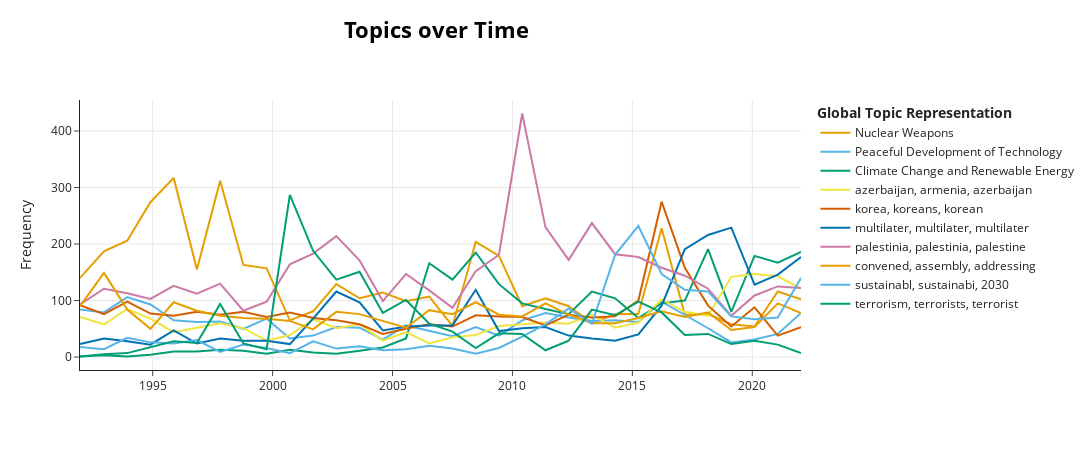

Notebook cell for this chart:
### Code cell
topic_model.visualize_topics_over_time(topics_over_time, top_n_topics=10, custom_labels=True)

### Figure 1 — Plotly figure (JSON) as saved in the notebook; plotly's stock layout.template omitted (floating-point values rounded to 4 significant figures)
{"data": [{"hoverinfo": "text", "hovertext": ["<b>Topic 0</b><br>Words: disarmament, nuclear, treaty, deterrence, weapons", "<b>Topic 0</b><br>Words: nuclear, disarmament, treaty, uranium, proliferation", "<b>Topic 0</b><br>Words: disarmament, treaty, treaties, nuclear, atomic", "<b>Topic 0</b><br>Words: treaty, nuclear, disarmament, hiroshima, proliferation", "<b>Topic 0</b><br>Words: disarmament, nuclear, treaty, proliferation, atomic", "<b>Topic 0</b><br>Words: treaty, nuclear, disarmament, proliferation, atomic", "<b>Topic 0</b><br>Words: treaty, nuclear, disarmament, proliferation, fissionable", "<b>Topic 0</b><br>Words: disarmament, nuclear, treaty, proliferation, atomic", "<b>Topic 0</b><br>Words: nuclear, disarmament, treaty, proliferation, atomic", "<b>Topic 0</b><br>Words: nuclear, treaty, disarmament, nuclearization, safeguards", "<b>Topic 0</b><br>Words: disarmament, nuclear, treaty, proliferation, deterrence", "<b>Topic 0</b><br>Words: disarmament, nuclear, treaty, proliferation, wmd", "<b>Topic 0</b><br>Words: nuclear, disarmament, treaty, proliferation, wmds", "<b>Topic 0</b><br>Words: disarmament, nuclear, treaty, treaties, uranium", "<b>Topic 0</b><br>Words: disarmament, treaty, nuclear, proliferation, peaceful", "<b>Topic 0</b><br>Words: disarmament, treaty, nuclear, proliferation, wmd", "<b>Topic 0</b><br>Words: treaty, nuclear, disarmament, proliferation, containment", "<b>Topic 0</b><br>Words: disarmament, nuclear, treaty, proliferation, strategic", "<b>Topic 0</b><br>Words: nuclear, treaty, disarmament, proliferation, peaceful", "<b>Topic 0</b><br>Words: nuclear, disarmament, proliferation, treaty, detonated", "<b>Topic 0</b><br>Words: disarmament, nuclear, treaty, proliferation, hiroshima", "<b>Topic 0</b><br>Words: disarmament, nuclear, treaty, proliferation, missiles", "<b>Topic 0</b><br>Words: nuclear, disarmament, treaty, hiroshima, proliferation", "<b>Topic 0</b><br>Words: disarmament, nuclear, treaty, hiroshima, proliferation", "<b>Topic 0</b><br>Words: nuclear, disarmament, proliferation, treaty, treaties", "<b>Topic 0</b><br>Words: nuclear, disarmament, treaty, missiles, proliferation", "<b>Topic 0</b><br>Words: treaty, disarmament, nuclear, treaties, proliferation", "<b>Topic 0</b><br>Words: nuclear, treaty, disarmament, ratification, proliferation", "<b>Topic 0</b><br>Words: disarmament, nuclear, treaty, hiroshima, proliferation", "<b>Topic 0</b><br>Words: disarmament, nukes, nuclear, treaty, treaties", "<b>Topic 0</b><br>Words: disarmament, nuclear, treaty, hiroshima, proliferation", "<b>Topic 0</b><br>Words: treaty, disarmament, nukes, nuclear, proliferation"], "marker": {"color": "#E69F00"}, "mode": "lines", "name": "Nuclear Weapons", "type": "scatter", "x": [1992.0, 1993.0, 1994.0, 1995.0, 1996.0, 1997.0, 1998.0, 1999.0, 2000.0, 2001.0, 2002.0, 2003.0, 2004.0, 2005.0, 2006.0, 2007.0, 2008.0, 2008.0, 2009.0, 2010.0, 2011.0, 2012.0, 2013.0, 2014.0, 2015.0, 2016.0, 2017.0, 2018.0, 2019.0, 2020.0, 2021.0, 2022.0], "y": [140, 187, 206, 274, 317, 155, 312, 163, 157, 65, 81, 129, 104, 114, 99, 107, 55, 204, 179, 90, 104, 90, 60, 76, 76, 228, 75, 76, 58, 54, 116, 102]}, {"hoverinfo": "text", "hovertext": ["<b>Topic 12</b><br>Words: peace, peaceful, prosperity, sustainable, mankind", "<b>Topic 12</b><br>Words: peacemaking, peace, peaceful, prosperity, sustainable", "<b>Topic 12</b><br>Words: peace, peaceful, sustainable, prosperity, development", "<b>Topic 12</b><br>Words: peace, peaceful, sustainable, prosperity, development", "<b>Topic 12</b><br>Words: peace, peaceful, civilization, sustainable, disarmament", "<b>Topic 12</b><br>Words: peace, peaceful, sustainable, livelihood, deprivations", "<b>Topic 12</b><br>Words: peace, peaceful, tranquillity, sustainable, humankind", "<b>Topic 12</b><br>Words: peacemaking, peace, peaceful, sustainable, underdevelopment", "<b>Topic 12</b><br>Words: peace, peaceful, sustainable, development, prosperity", "<b>Topic 12</b><br>Words: peace, peaceful, sustainable, globalization, achieving", "<b>Topic 12</b><br>Words: peace, sustainable, development, peaceful, prosperity", "<b>Topic 12</b><br>Words: peace, peaceful, prosperity, culture, achieving", "<b>Topic 12</b><br>Words: peace, peaceful, sustainable, development, prosperity", "<b>Topic 12</b><br>Words: peace, peaceful, humankind, disarmament, development", "<b>Topic 12</b><br>Words: peace, peaceful, development, sustainable, tranquillity", "<b>Topic 12</b><br>Words: peacebuilding, peace, peaceful, iran, sustainable", "<b>Topic 12</b><br>Words: peaceful, peace, sustainability, sustainable, development", "<b>Topic 12</b><br>Words: peacebuilding, peace, technology, peaceful, sustainable", "<b>Topic 12</b><br>Words: peace, peaceful, prosperity, underdevelopment, sustainable", "<b>Topic 12</b><br>Words: peace, peaceful, sustainable, tolerant, tranquillity", "<b>Topic 12</b><br>Words: peaceful, peace, peacebuilders, sustainable, sustainability", "<b>Topic 12</b><br>Words: peace, peaceful, sustainable, security, sustainment", "<b>Topic 12</b><br>Words: sustainable, peaceful, peace, prosperity, unrest", "<b>Topic 12</b><br>Words: peace, peaceful, sustainable, 2030, prosperity", "<b>Topic 12</b><br>Words: sustainable, peaceful, peace, development, sustaining", "<b>Topic 12</b><br>Words: sustainable, peaceful, peace, sustaining, prosperity", "<b>Topic 12</b><br>Words: peaceful, peace, sustainable, societies, prosperity", "<b>Topic 12</b><br>Words: sustainable, peaceful, peace, development, achieving", "<b>Topic 12</b><br>Words: peace, peaceful, extremism, development, sustainable", "<b>Topic 12</b><br>Words: peaceful, peace, societies, civilizations, modernization", "<b>Topic 12</b><br>Words: peacemaking, peace, peaceful, prosperity, unite", "<b>Topic 12</b><br>Words: sustainable, sustainability, peace, peaceful, 2030"], "marker": {"color": "#56B4E9"}, "mode": "lines", "name": "Peaceful Development of Technology", "type": "scatter", "x": [1992.0, 1993.0, 1994.0, 1995.0, 1996.0, 1997.0, 1998.0, 1999.0, 2000.0, 2001.0, 2002.0, 2003.0, 2004.0, 2005.0, 2006.0, 2007.0, 2008.0, 2008.0, 2009.0, 2010.0, 2011.0, 2012.0, 2013.0, 2014.0, 2015.0, 2016.0, 2017.0, 2018.0, 2019.0, 2020.0, 2021.0, 2022.0], "y": [84, 79, 106, 93, 65, 62, 63, 50, 68, 33, 38, 53, 52, 31, 56, 46, 37, 53, 38, 65, 78, 70, 64, 65, 62, 98, 75, 51, 26, 31, 41, 78]}, {"hoverinfo": "text", "hovertext": ["<b>Topic 13</b><br>Words: climate, greenhouse, warming, emissions, sustainable", "<b>Topic 13</b><br>Words: climate, renewables, warming, emissions, renewable", "<b>Topic 13</b><br>Words: climate, warming, sustainable, greenhouse, environment", "<b>Topic 13</b><br>Words: climate, sustainable, warming, renewables, renewable", "<b>Topic 13</b><br>Words: renewables, renewable, climate, warming, emissions", "<b>Topic 13</b><br>Words: emissions, kyoto, climate, warming, polluting", "<b>Topic 13</b><br>Words: renewable, emissions, kyoto, sustainable, warming", "<b>Topic 13</b><br>Words: renewables, renewable, fuels, emissions, kyoto", "<b>Topic 13</b><br>Words: renewables, renewable, kyoto, emissions, greenhouse", "<b>Topic 13</b><br>Words: climate, warming, greenhouse, sustainable, emissions", "<b>Topic 13</b><br>Words: renewables, renewable, sustainable, fuels, kyoto", "<b>Topic 13</b><br>Words: climate, renewables, emissions, warming, sustainable", "<b>Topic 13</b><br>Words: renewables, renewable, energy, warming, fuels", "<b>Topic 13</b><br>Words: renewable, emissions, greenhouse, mitigation, kyoto", "<b>Topic 13</b><br>Words: renewables, renewable, sustainable, geothermal, energy", "<b>Topic 13</b><br>Words: renewables, renewable, sustainable, fuels, biofuels", "<b>Topic 13</b><br>Words: renewables, renewable, emissions, fuels, sustainable", "<b>Topic 13</b><br>Words: renewables, renewable, sustainable, climate, emissions", "<b>Topic 13</b><br>Words: renewables, renewable, sustainable, emissions, fuels", "<b>Topic 13</b><br>Words: renewables, renewable, sustainable, environmentally, warming", "<b>Topic 13</b><br>Words: renewables, renewable, sustainable, sustainability, energy", "<b>Topic 13</b><br>Words: renewables, renewable, sustainable, emissions, environmental", "<b>Topic 13</b><br>Words: renewables, renewable, sustainable, emissions, energy", "<b>Topic 13</b><br>Words: renewables, renewable, sustainable, warming, climate", "<b>Topic 13</b><br>Words: renewable, hydroelectricity, geothermal, hydroelectric, energy", "<b>Topic 13</b><br>Words: renewables, renewable, geothermal, greenhouse, sustainable", "<b>Topic 13</b><br>Words: renewables, renewable, sustainable, climate, warming", "<b>Topic 13</b><br>Words: renewables, renewable, climate, warming, sustainable", "<b>Topic 13</b><br>Words: climate, warming, renewables, renewable, sustainable", "<b>Topic 13</b><br>Words: renewables, renewable, warming, fuels, climate", "<b>Topic 13</b><br>Words: renewables, renewable, fuels, sustainable, hydroelectricity", "<b>Topic 13</b><br>Words: renewables, renewable, sustainable, warming, emissions"], "marker": {"color": "#009E73"}, "mode": "lines", "name": "Climate Change and Renewable Energy", "type": "scatter", "x": [1992.0, 1993.0, 1994.0, 1995.0, 1996.0, 1997.0, 1998.0, 1999.0, 2000.0, 2001.0, 2002.0, 2003.0, 2004.0, 2005.0, 2006.0, 2007.0, 2008.0, 2008.0, 2009.0, 2010.0, 2011.0, 2012.0, 2013.0, 2014.0, 2015.0, 2016.0, 2017.0, 2018.0, 2019.0, 2020.0, 2021.0, 2022.0], "y": [1, 3, 1, 4, 10, 10, 13, 11, 6, 13, 8, 6, 11, 17, 33, 166, 137, 185, 129, 95, 85, 76, 116, 104, 69, 95, 100, 191, 80, 179, 167, 186]}, {"hoverinfo": "text", "hovertext": ["<b>Topic 68</b><br>Words: armenia, azerbaijan, azerbaijani, azerbaijanis, armenian", "<b>Topic 68</b><br>Words: armenia, azerbaijan, azerbaijani, armenian, azerbaijanis", "<b>Topic 68</b><br>Words: armenia, azerbaijani, azerbaijan, azerbaijanis, karabakh", "<b>Topic 68</b><br>Words: armenia, azerbaijan, azerbaijani, azerbaijanis, armenian", "<b>Topic 68</b><br>Words: armenia, azerbaijan, armenian, azerbaijani, armenians", "<b>Topic 68</b><br>Words: armenia, azerbaijan, azerbaijani, azerbaijanis, armenian", "<b>Topic 68</b><br>Words: armenia, azerbaijan, azerbaijani, azerbaijanis, armenian", "<b>Topic 68</b><br>Words: armenia, armenian, azerbaijan, armenians, azerbaijani", "<b>Topic 68</b><br>Words: armenia, azerbaijan, azerbaijani, caucasus, armenian", "<b>Topic 68</b><br>Words: azerbaijan, azerbaijani, armenia, azerbaijanis, caucasus", "<b>Topic 68</b><br>Words: azerbaijan, armenia, azerbaijani, azerbaijanis, armenian", "<b>Topic 68</b><br>Words: armenia, azerbaijan, azerbaijani, azerbaijanis, armenian", "<b>Topic 68</b><br>Words: azerbaijan, azerbaijani, armenia, azerbaijanis, armenian", "<b>Topic 68</b><br>Words: armenia, azerbaijan, azerbaijani, azerbaijanis, armenian", "<b>Topic 68</b><br>Words: azerbaijani, azerbaijan, armenia, armenians, armenian", "<b>Topic 68</b><br>Words: azerbaijan, azerbaijani, armenia, armenian, armenians", "<b>Topic 68</b><br>Words: azerbaijan, azerbaijani, armenia, baku, armenian", "<b>Topic 68</b><br>Words: armenia, azerbaijan, azerbaijani, azerbaijanis, caucasus", "<b>Topic 68</b><br>Words: azerbaijan, azerbaijani, armenia, azerbaijanis, armenian", "<b>Topic 68</b><br>Words: azerbaijan, armenia, azerbaijani, azerbaijanis, armenian", "<b>Topic 68</b><br>Words: azerbaijan, azerbaijani, armenia, azerbaijanis, armenian", "<b>Topic 68</b><br>Words: azerbaijan, azerbaijani, azerbaijanis, armenia, caucasus", "<b>Topic 68</b><br>Words: azerbaijan, azerbaijani, armenia, azerbaijanis, caucasus", "<b>Topic 68</b><br>Words: armenia, azerbaijan, azerbaijani, azerbaijanis, armenian", "<b>Topic 68</b><br>Words: armenia, azerbaijan, armenian, azerbaijani, armenians", "<b>Topic 68</b><br>Words: azerbaijan, azerbaijani, armenia, azerbaijanis, armenian", "<b>Topic 68</b><br>Words: armenia, azerbaijan, azerbaijani, azerbaijanis, armenian", "<b>Topic 68</b><br>Words: armenia, azerbaijan, azerbaijani, azerbaijanis, armenian", "<b>Topic 68</b><br>Words: armenia, azerbaijan, azerbaijani, azerbaijanohobic, azerbaijanophobic", "<b>Topic 68</b><br>Words: armenia, azerbaijan, azerbaijani, azerbaijanis, armenian", "<b>Topic 68</b><br>Words: azerbaijan, armenia, azerbaijani, azerbaijanis, armenian", "<b>Topic 68</b><br>Words: azerbaijan, azerbaijani, armenia, azerbaijanis, caucasus"], "marker": {"color": "#F0E442"}, "mode": "lines", "name": "azerbaijan, armenia, azerbaijan", "type": "scatter", "x": [1992.0, 1993.0, 1994.0, 1995.0, 1996.0, 1997.0, 1998.0, 1999.0, 2000.0, 2001.0, 2002.0, 2003.0, 2004.0, 2005.0, 2006.0, 2007.0, 2008.0, 2008.0, 2009.0, 2010.0, 2011.0, 2012.0, 2013.0, 2014.0, 2015.0, 2016.0, 2017.0, 2018.0, 2019.0, 2020.0, 2021.0, 2022.0], "y": [71, 58, 85, 68, 44, 52, 60, 51, 29, 39, 67, 51, 58, 29, 44, 24, 35, 39, 55, 58, 61, 59, 75, 52, 61, 102, 80, 73, 142, 147, 143, 121]}, {"hoverinfo": "text", "hovertext": ["<b>Topic 127</b><br>Words: reunification, korea, korean, reconciliation, pyongyang", "<b>Topic 127</b><br>Words: korea, pyongyang, koreas, korean, nuclear", "<b>Topic 127</b><br>Words: korea, pyongyang, koreans, nuclear, korean", "<b>Topic 127</b><br>Words: pyongyang, koreans, korea, korean, jong", "<b>Topic 127</b><br>Words: koreans, korea, pyongyang, korean, koreas", "<b>Topic 127</b><br>Words: korea, korean, pyongyang, koreas, seoul", "<b>Topic 127</b><br>Words: korea, korean, pyongyang, koreas, jong", "<b>Topic 127</b><br>Words: korea, pyongyang, koreans, koreas, korean", "<b>Topic 127</b><br>Words: pyongyang, korea, koreans, korean, seoul", "<b>Topic 127</b><br>Words: korea, korean, pyongyang, koreas, seoul", "<b>Topic 127</b><br>Words: pyongyang, korea, korean, koreas, reunification", "<b>Topic 127</b><br>Words: korea, pyongyang, korean, koreas, nuclear", "<b>Topic 127</b><br>Words: korea, pyongyang, korean, koreas, seoul", "<b>Topic 127</b><br>Words: pyongyang, korea, korean, denuclearize, nuclear", "<b>Topic 127</b><br>Words: korea, pyongyang, koreas, korean, jong", "<b>Topic 127</b><br>Words: korea, pyongyang, korean, koreas, nuclear", "<b>Topic 127</b><br>Words: korea, pyongyang, korean, reunification, koreas", "<b>Topic 127</b><br>Words: koreans, korea, korean, pyongyang, koreas", "<b>Topic 127</b><br>Words: korea, pyongyang, korean, koreas, seoul", "<b>Topic 127</b><br>Words: korea, pyongyang, korean, koreas, seoul", "<b>Topic 127</b><br>Words: korea, pyongyang, korean, jong, koreas", "<b>Topic 127</b><br>Words: koreans, korea, pyongyang, korean, koreas", "<b>Topic 127</b><br>Words: korea, korean, pyongyang, koreas, jong", "<b>Topic 127</b><br>Words: korea, koreas, korean, pyongyang, armistice", "<b>Topic 127</b><br>Words: nuclear, pyongyang, koreans, korea, missiles", "<b>Topic 127</b><br>Words: koreans, korea, pyongyang, korean, koreas", "<b>Topic 127</b><br>Words: korea, pyongyang, korean, koreas, seoul", "<b>Topic 127</b><br>Words: korea, korean, pyongyang, koreas, jong", "<b>Topic 127</b><br>Words: korea, korean, koreas, pyongyang, seoul", "<b>Topic 127</b><br>Words: korea, korean, pyongyang, koreas, jong", "<b>Topic 127</b><br>Words: korea, pyongyang, korean, koreas, seoul", "<b>Topic 127</b><br>Words: korea, pyongyang, koreas, korean, jong"], "marker": {"color": "#D55E00"}, "mode": "lines", "name": "korea, koreans, korean", "type": "scatter", "x": [1992.0, 1993.0, 1994.0, 1995.0, 1996.0, 1997.0, 1998.0, 1999.0, 2000.0, 2001.0, 2002.0, 2003.0, 2004.0, 2005.0, 2006.0, 2007.0, 2008.0, 2008.0, 2009.0, 2010.0, 2011.0, 2012.0, 2013.0, 2014.0, 2015.0, 2016.0, 2017.0, 2018.0, 2019.0, 2020.0, 2021.0, 2022.0], "y": [92, 76, 98, 77, 73, 80, 75, 80, 71, 79, 69, 65, 58, 41, 50, 58, 54, 74, 72, 71, 56, 75, 70, 72, 100, 275, 158, 91, 54, 88, 38, 53]}, {"hoverinfo": "text", "hovertext": ["<b>Topic 436</b><br>Words: multilateralism, multilateral, cooperation, sovereignty, collective", "<b>Topic 436</b><br>Words: multilateralism, multilateral, diplomacy, cooperation, unilateralism", "<b>Topic 436</b><br>Words: multilateral, multilateralism, trilateral, diplomacy, bilateralism", "<b>Topic 436</b><br>Words: multilateralism, multilateral, cooperation, unilateralism, bilateralism", "<b>Topic 436</b><br>Words: multilateralism, multilateral, diplomacy, unilateralism, globalization", "<b>Topic 436</b><br>Words: multilateralism, multilateral, unilateralism, isolationism, cooperation", "<b>Topic 436</b><br>Words: multilateralism, multilateral, globalization, regimes, cooperation", "<b>Topic 436</b><br>Words: multilateralism, multilateral, multilaterally, diplomacy, globalization", "<b>Topic 436</b><br>Words: multilateralism, multilateral, multilaterally, diplomacy, globalization", "<b>Topic 436</b><br>Words: multilateralism, multilateral, multilaterally, diplomacy, cooperation", "<b>Topic 436</b><br>Words: multilateralism, multilateral, multilaterally, cooperation, unilateralism", "<b>Topic 436</b><br>Words: multilateralism, multilateral, diplomacy, cooperation, unilateralism", "<b>Topic 436</b><br>Words: multilateralism, multilateral, multilaterally, unilateralism, diplomacy", "<b>Topic 436</b><br>Words: multilateralism, multilateral, diplomacy, globalization, alliances", "<b>Topic 436</b><br>Words: multilateralism, multilateral, diplomacy, unilateralism, governance", "<b>Topic 436</b><br>Words: multilateralism, multilateral, diplomacy, trilateral, cooperation", "<b>Topic 436</b><br>Words: multilateralism, multilateral, cooperation, unilateralism, globalized", "<b>Topic 436</b><br>Words: multilateralism, multilateral, cooperation, unilateralism, solidarity", "<b>Topic 436</b><br>Words: multilateralism, multilateral, alliances, diplomacy, cooperation", "<b>Topic 436</b><br>Words: multilateralism, multilateral, diplomacy, cooperation, trilateral", "<b>Topic 436</b><br>Words: multilateralism, multilateral, cooperation, global, interconnected", "<b>Topic 436</b><br>Words: multilateralism, multilateralist, multilateral, diplomacy, cooperation", "<b>Topic 436</b><br>Words: multilateralism, multilateral, diplomacy, globalized, cooperation", "<b>Topic 436</b><br>Words: multilateralism, multilateral, multilaterally, diplomacy, cooperation", "<b>Topic 436</b><br>Words: multilateralism, multilateral, cooperation, globalized, institutions", "<b>Topic 436</b><br>Words: multilateralism, multilateral, multilaterally, diplomacy, cooperation", "<b>Topic 436</b><br>Words: multilateralism, multilateral, diplomacy, cooperation, unilateralism", "<b>Topic 436</b><br>Words: multilateralism, multilateral, multilaterally, diplomacy, unilateralism", "<b>Topic 436</b><br>Words: multilateralism, multilateralists, multilateral, diplomacy, cooperation", "<b>Topic 436</b><br>Words: multilateralism, multilateral, unilateralism, cooperation, solidarity", "<b>Topic 436</b><br>Words: multilateralism, multilateral, multilaterally, diplomacy, cooperation", "<b>Topic 436</b><br>Words: multilateralism, multilateral, minilateralism, diplomacy, cooperation"], "marker": {"color": "#0072B2"}, "mode": "lines", "name": "multilater, multilater, multilater", "type": "scatter", "x": [1992.0, 1993.0, 1994.0, 1995.0, 1996.0, 1997.0, 1998.0, 1999.0, 2000.0, 2001.0, 2002.0, 2003.0, 2004.0, 2005.0, 2006.0, 2007.0, 2008.0, 2008.0, 2009.0, 2010.0, 2011.0, 2012.0, 2013.0, 2014.0, 2015.0, 2016.0, 2017.0, 2018.0, 2019.0, 2020.0, 2021.0, 2022.0], "y": [23, 33, 28, 22, 47, 24, 33, 29, 29, 23, 68, 116, 97, 47, 54, 56, 56, 119, 46, 51, 53, 38, 33, 29, 40, 91, 191, 216, 229, 128, 146, 177]}, {"hoverinfo": "text", "hovertext": ["<b>Topic 757</b><br>Words: palestinians, palestinian, palestine, gaza, israeli", "<b>Topic 757</b><br>Words: palestinian, palestine, palestinians, israel, israeli", "<b>Topic 757</b><br>Words: palestinian, gaza, palestinians, palestine, israel", "<b>Topic 757</b><br>Words: palestinian, palestinians, israeli, palestine, israel", "<b>Topic 757</b><br>Words: palestinian, palestinians, palestine, gaza, israelis", "<b>Topic 757</b><br>Words: palestinians, palestinian, palestine, gaza, israel", "<b>Topic 757</b><br>Words: palestinians, palestinian, palestine, palestinianisraeli, gaza", "<b>Topic 757</b><br>Words: palestinians, palestinian, palestine, gaza, israel", "<b>Topic 757</b><br>Words: palestinian, palestine, palestinians, gaza, israel", "<b>Topic 757</b><br>Words: palestinians, palestinian, palestine, hamas, gaza", "<b>Topic 757</b><br>Words: palestinians, palestinian, palestine, gaza, israel", "<b>Topic 757</b><br>Words: palestinian, palestinians, palestine, gaza, hamas", "<b>Topic 757</b><br>Words: palestinian, palestinians, palestine, gaza, hamas", "<b>Topic 757</b><br>Words: palestinian, palestinians, hamas, palestine, gaza", "<b>Topic 757</b><br>Words: palestinians, palestinian, palestine, hamas, gaza", "<b>Topic 757</b><br>Words: palestinian, palestinians, palestine, gaza, hamas", "<b>Topic 757</b><br>Words: palestinians, palestinian, palestine, gaza, hamas", "<b>Topic 757</b><br>Words: palestinians, palestinian, palestine, gaza, israel", "<b>Topic 757</b><br>Words: palestinians, palestinian, palestine, hamas, gaza", "<b>Topic 757</b><br>Words: palestinians, palestinian, palestine, gaza, hamas", "<b>Topic 757</b><br>Words: palestinians, palestinian, palestine, hamas, gaza", "<b>Topic 757</b><br>Words: palestinians, palestinian, palestine, gaza, hamas", "<b>Topic 757</b><br>Words: gaza, palestinians, palestinian, hamas, palestine", "<b>Topic 757</b><br>Words: palestine, palestinians, palestinian, israel, gaza", "<b>Topic 757</b><br>Words: palestine, palestinians, palestinian, palestines, gaza", "<b>Topic 757</b><br>Words: palestine, palestinian, palestinians, gaza, hamas", "<b>Topic 757</b><br>Words: palestinian, palestinians, palestine, hamas, gaza", "<b>Topic 757</b><br>Words: palestinians, palestinian, palestine, israel, gaza", "<b>Topic 757</b><br>Words: palestine, palestinian, palestinians, gaza, israel", "<b>Topic 757</b><br>Words: palestinian, palestine, palestinians, gaza, israel", "<b>Topic 757</b><br>Words: palestinian, palestinians, palestine, hamas, gaza", "<b>Topic 757</b><br>Words: palestinian, palestinians, palestine, gaza, israel"], "marker": {"color": "#CC79A7"}, "mode": "lines", "name": "palestinia, palestinia, palestine", "type": "scatter", "x": [1992.0, 1993.0, 1994.0, 1995.0, 1996.0, 1997.0, 1998.0, 1999.0, 2000.0, 2001.0, 2002.0, 2003.0, 2004.0, 2005.0, 2006.0, 2007.0, 2008.0, 2008.0, 2009.0, 2010.0, 2011.0, 2012.0, 2013.0, 2014.0, 2015.0, 2016.0, 2017.0, 2018.0, 2019.0, 2020.0, 2021.0, 2022.0], "y": [93, 121, 113, 103, 126, 112, 130, 82, 98, 164, 183, 214, 171, 99, 147, 118, 87, 152, 181, 431, 230, 172, 237, 182, 177, 158, 144, 121, 73, 109, 125, 122]}, {"hoverinfo": "text", "hovertext": ["<b>Topic 1052</b><br>Words: assembly, sessions, session, seventh, general", "<b>Topic 1052</b><br>Words: assembly, sessions, session, sessional, general", "<b>Topic 1052</b><br>Words: assemblies, assembly, meeting, session, meetings", "<b>Topic 1052</b><br>Words: assembly, meeting, general, meetings, brotherhood", "<b>Topic 1052</b><br>Words: assembly, meeting, deliberation, meetings, general", "<b>Topic 1052</b><br>Words: assembly, sessions, session, meeting, general", "<b>Topic 1052</b><br>Words: assembly, sessions, meeting, session, general", "<b>Topic 1052</b><br>Words: assembly, reassess, general, anticipated, successively", "<b>Topic 1052</b><br>Words: assemblies, assembly, agenda, general, sessions", "<b>Topic 1052</b><br>Words: assembly, session, sessions, general, honour", "<b>Topic 1052</b><br>Words: convened, assembly, unanimously, deliberations, general", "<b>Topic 1052</b><br>Words: assembly, committees, representatives, session, deliberation", "<b>Topic 1052</b><br>Words: convened, committees, assembly, sessions, general", "<b>Topic 1052</b><br>Words: assemblyís, assembly, sixtieth, reasserted, general", "<b>Topic 1052</b><br>Words: assembly, revitalization, representative, revitalized, proceedings", "<b>Topic 1052</b><br>Words: assembly, session, general, sessions, sixty", "<b>Topic 1052</b><br>Words: assembly, sixty, session, representative, sessions", "<b>Topic 1052</b><br>Words: assembly, general, sessions, session, greet", "<b>Topic 1052</b><br>Words: assembly, honour, general, session, deliberations", "<b>Topic 1052</b><br>Words: assembly, sixty, sessions, honour, session", "<b>Topic 1052</b><br>Words: assembly, general, sessions, session, members", "<b>Topic 1052</b><br>Words: assembly, general, representatives, addressing, honour", "<b>Topic 1052</b><br>Words: assembly, convened, addressing, general, session", "<b>Topic 1052</b><br>Words: assembly, seventieth, general, addressing, greet", "<b>Topic 1052</b><br>Words: honour, assembly, general, addressing, attend", "<b>Topic 1052</b><br>Words: assembly, legislature, peacemaker, greet, general", "<b>Topic 1052</b><br>Words: assembly, general, proceedings, session, seventy", "<b>Topic 1052</b><br>Words: assembly, general, privilege, honour, seventy", "<b>Topic 1052</b><br>Words: assembly, organising, format, revitalization, general", "<b>Topic 1052</b><br>Words: assembly, general, deliberations, success, session", "<b>Topic 1052</b><br>Words: assembly, crises, interlocking, general, meeting", "<b>Topic 1052</b><br>Words: assemblies, assembly, session, general, seventy"], "marker": {"color": "#E69F00"}, "mode": "lines", "name": "convened, assembly, addressing", "type": "scatter", "x": [1992.0, 1993.0, 1994.0, 1995.0, 1996.0, 1997.0, 1998.0, 1999.0, 2000.0, 2001.0, 2002.0, 2003.0, 2004.0, 2005.0, 2006.0, 2007.0, 2008.0, 2008.0, 2009.0, 2010.0, 2011.0, 2012.0, 2013.0, 2014.0, 2015.0, 2016.0, 2017.0, 2018.0, 2019.0, 2020.0, 2021.0, 2022.0], "y": [90, 149, 84, 50, 97, 82, 73, 69, 68, 64, 49, 80, 76, 64, 52, 83, 76, 97, 75, 72, 95, 75, 60, 60, 69, 81, 71, 79, 48, 53, 95, 78]}, {"hoverinfo": "text", "hovertext": ["<b>Topic 1203</b><br>Words: sustainability, sustainable, ecological, humanity, objectives", "<b>Topic 1203</b><br>Words: sustainability, sustainable, environmental, development, humanity", "<b>Topic 1203</b><br>Words: sustainable, sustainability, environment, development, 2030", "<b>Topic 1203</b><br>Words: sustainability, sustainable, development, environmental, environmentalism", "<b>Topic 1203</b><br>Words: sustainable, sustainability, environmentally, renewable, development", "<b>Topic 1203</b><br>Words: sustainable, sustainability, environmental, environment, ecologically", "<b>Topic 1203</b><br>Words: sustainable, sustainability, environmentally, environmental, development", "<b>Topic 1203</b><br>Words: sustainability, sustainable, environmentally, development, economic", "<b>Topic 1203</b><br>Words: sustainability, sustainable, environmental, development, achieving", "<b>Topic 1203</b><br>Words: sustainability, sustainable, achieving, globalization, governance", "<b>Topic 1203</b><br>Words: sustainability, sustainable, agenda, environmental, achieving", "<b>Topic 1203</b><br>Words: sustainability, sustainable, development, achieving, achieve", "<b>Topic 1203</b><br>Words: sustainability, sustainable, environmentally, environment, development", "<b>Topic 1203</b><br>Words: sustainability, sustainable, economically, democracies, development", "<b>Topic 1203</b><br>Words: sustainable, sustainability, environmentally, environmental, humanity", "<b>Topic 1203</b><br>Words: sustainability, sustainable, environmental, environment, economic", "<b>Topic 1203</b><br>Words: sustainability, sustainable, environmental, environment, agenda", "<b>Topic 1203</b><br>Words: sustainability, sustainable, environmental, economic, development", "<b>Topic 1203</b><br>Words: sustainable, sustainability, environmentally, environmental, achieving", "<b>Topic 1203</b><br>Words: sustainability, sustainable, prosperity, environmental, ecological", "<b>Topic 1203</b><br>Words: sustainability, sustainable, environmental, sustaining, goals", "<b>Topic 1203</b><br>Words: sustainability, sustainable, environmental, ecological, agenda", "<b>Topic 1203</b><br>Words: sustainability, sustainable, environmentally, environmental, development", "<b>Topic 1203</b><br>Words: sustainable, sustainability, 2030, agenda, achieving", "<b>Topic 1203</b><br>Words: sustainability, sustainable, 2030, achieving, agenda", "<b>Topic 1203</b><br>Words: sustainable, sustainability, 2030, agenda, achieving", "<b>Topic 1203</b><br>Words: sustainable, sustainability, 2030, 2035, 2036", "<b>Topic 1203</b><br>Words: sustainable, sustainability, 2030, agenda, achieving", "<b>Topic 1203</b><br>Words: sustainable, sustainability, 2030, agenda, environmentally", "<b>Topic 1203</b><br>Words: sustainable, sustainability, 2030, 2050, 2035", "<b>Topic 1203</b><br>Words: sustainability, sustainable, 2030, agenda, achieving", "<b>Topic 1203</b><br>Words: sustainable, sustainability, 2030, agenda, environmental"], "marker": {"color": "#56B4E9"}, "mode": "lines", "name": "sustainabl, sustainabi, 2030", "type": "scatter", "x": [1992.0, 1993.0, 1994.0, 1995.0, 1996.0, 1997.0, 1998.0, 1999.0, 2000.0, 2001.0, 2002.0, 2003.0, 2004.0, 2005.0, 2006.0, 2007.0, 2008.0, 2008.0, 2009.0, 2010.0, 2011.0, 2012.0, 2013.0, 2014.0, 2015.0, 2016.0, 2017.0, 2018.0, 2019.0, 2020.0, 2021.0, 2022.0], "y": [18, 14, 34, 26, 24, 30, 9, 22, 16, 7, 28, 15, 19, 12, 14, 20, 15, 6, 16, 36, 58, 86, 59, 181, 232, 147, 119, 116, 72, 67, 70, 140]}, {"hoverinfo": "text", "hovertext": ["<b>Topic 1777</b><br>Words: terrorism, terrorists, terror, terrorist, threat", "<b>Topic 1777</b><br>Words: terrorism, terrorists, terrorist, terror, threat", "<b>Topic 1777</b><br>Words: terrorism, terrorists, terrorist, terror, threat", "<b>Topic 1777</b><br>Words: terrorism, terrorists, terrorizing, terror, terrorist", "<b>Topic 1777</b><br>Words: terrorism, terrorists, terrorist, terror, extremists", "<b>Topic 1777</b><br>Words: terrorism, terrorists, terrorist, terror, perpetrators", "<b>Topic 1777</b><br>Words: terrorism, terrorists, terrorist, terror, threat", "<b>Topic 1777</b><br>Words: terrorism, terrorists, terror, terrorist, threats", "<b>Topic 1777</b><br>Words: terrorism, terrorists, terrorist, terror, threat", "<b>Topic 1777</b><br>Words: terrorism, terrorists, terrorist, terror, threat", "<b>Topic 1777</b><br>Words: terrorism, terror, terrorists, terrorist, threat", "<b>Topic 1777</b><br>Words: terrorism, terrorists, terrorist, terror, war", "<b>Topic 1777</b><br>Words: terrorism, terrorists, terrorist, terror, threat", "<b>Topic 1777</b><br>Words: terrorism, terrorists, terrorist, terror, bombings", "<b>Topic 1777</b><br>Words: terrorism, terrorists, terrorist, terror, threat", "<b>Topic 1777</b><br>Words: terrorism, terrorists, terrorist, terror, threat", "<b>Topic 1777</b><br>Words: terrorism, terrorists, terrorist, terror, threat", "<b>Topic 1777</b><br>Words: terrorism, terrorist, terrorists, terror, militancy", "<b>Topic 1777</b><br>Words: terrorism, terrorists, terrorist, terror, threat", "<b>Topic 1777</b><br>Words: terrorism, terrorists, terrorist, terror, threat", "<b>Topic 1777</b><br>Words: terrorism, terrorists, terrorist, terror, threat", "<b>Topic 1777</b><br>Words: terrorism, terrorists, terrorist, terror, extremism", "<b>Topic 1777</b><br>Words: terrorism, terrorists, terrorist, terror, isis", "<b>Topic 1777</b><br>Words: terrorism, terrorists, terrorist, terror, extremism", "<b>Topic 1777</b><br>Words: terrorism, terrorists, terrorist, terror, threat", "<b>Topic 1777</b><br>Words: terrorism, terrorists, terrorist, terror, extremism", "<b>Topic 1777</b><br>Words: terrorism, terrorists, terrorist, terrorizing, terror", "<b>Topic 1777</b><br>Words: terrorism, terrorists, terror, terrorist, threat", "<b>Topic 1777</b><br>Words: terrorism, terrorists, terror, terrorist, threat", "<b>Topic 1777</b><br>Words: terrorism, terrorists, terrorist, terror, combating", "<b>Topic 1777</b><br>Words: terrorism, terrorists, terror, terrorist, extremism", "<b>Topic 1777</b><br>Words: terrorism, terrorists, terrorist, terror, threat"], "marker": {"color": "#009E73"}, "mode": "lines", "name": "terrorism, terrorists, terrorist", "type": "scatter", "x": [1992.0, 1993.0, 1994.0, 1995.0, 1996.0, 1997.0, 1998.0, 1999.0, 2000.0, 2001.0, 2002.0, 2003.0, 2004.0, 2005.0, 2006.0, 2007.0, 2008.0, 2008.0, 2009.0, 2010.0, 2011.0, 2012.0, 2013.0, 2014.0, 2015.0, 2016.0, 2017.0, 2018.0, 2019.0, 2020.0, 2021.0, 2022.0], "y": [1, 5, 7, 17, 28, 25, 94, 24, 14, 287, 188, 137, 151, 78, 101, 59, 45, 16, 42, 41, 12, 29, 84, 74, 98, 79, 39, 41, 23, 29, 22, 7]}], "layout": {"height": 450, "hoverlabel": {"bgcolor": "white", "font": {"family": "Rockwell", "size": 16}}, "legend": {"title": {"text": "<b>Global Topic Representation"}}, "title": {"font": {"color": "Black", "size": 22}, "text": "<b>Topics over Time</b>", "x": 0.4, "xanchor": "center", "y": 0.95, "yanchor": "top"}, "width": 1250, "xaxis": {"showgrid": true}, "yaxis": {"showgrid": true, "title": {"text": "Frequency"}}}}
